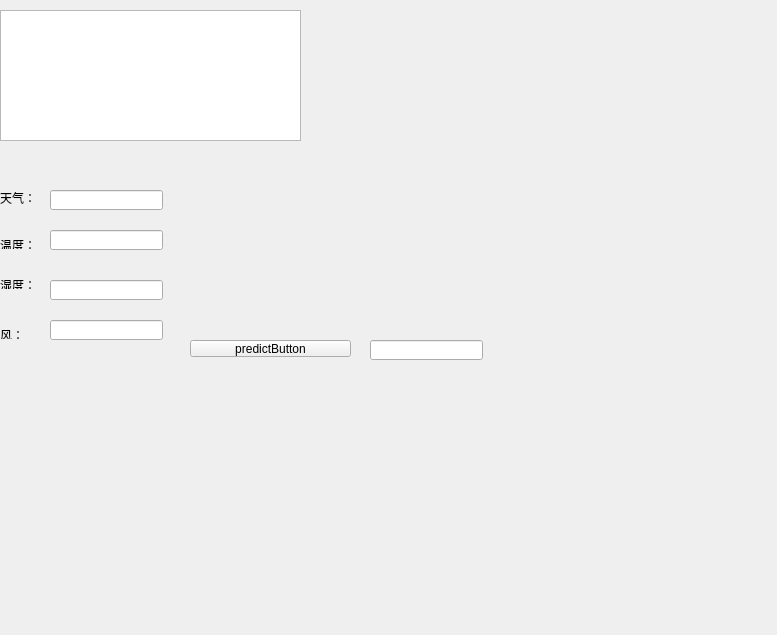
<?xml version="1.0" encoding="UTF-8"?>
<ui version="4.0">
 <class>ID3andC4Class</class>
 <widget class="QWidget" name="ID3andC4Class">
  <property name="geometry">
   <rect>
    <x>0</x>
    <y>0</y>
    <width>777</width>
    <height>635</height>
   </rect>
  </property>
  <property name="windowTitle">
   <string>ID3andC4</string>
  </property>
  <widget class="QPlainTextEdit" name="plainTextEdit">
   <property name="geometry">
    <rect>
     <x>0</x>
     <y>10</y>
     <width>301</width>
     <height>131</height>
    </rect>
   </property>
  </widget>
  <widget class="QPushButton" name="predictButton">
   <property name="geometry">
    <rect>
     <x>190</x>
     <y>340</y>
     <width>161</width>
     <height>17</height>
    </rect>
   </property>
   <property name="text">
    <string>predictButton</string>
   </property>
  </widget>
  <widget class="QLineEdit" name="weatherLineEdit">
   <property name="geometry">
    <rect>
     <x>50</x>
     <y>190</y>
     <width>113</width>
     <height>20</height>
    </rect>
   </property>
  </widget>
  <widget class="QLineEdit" name="temperatureLineEdit">
   <property name="geometry">
    <rect>
     <x>50</x>
     <y>230</y>
     <width>113</width>
     <height>20</height>
    </rect>
   </property>
   <property name="text">
    <string/>
   </property>
  </widget>
  <widget class="QLineEdit" name="humidityLineEdit">
   <property name="geometry">
    <rect>
     <x>50</x>
     <y>280</y>
     <width>113</width>
     <height>20</height>
    </rect>
   </property>
  </widget>
  <widget class="QLineEdit" name="windLineEdit">
   <property name="geometry">
    <rect>
     <x>50</x>
     <y>320</y>
     <width>113</width>
     <height>20</height>
    </rect>
   </property>
  </widget>
  <widget class="QLabel" name="label">
   <property name="geometry">
    <rect>
     <x>0</x>
     <y>190</y>
     <width>51</width>
     <height>16</height>
    </rect>
   </property>
   <property name="text">
    <string>天气：</string>
   </property>
  </widget>
  <widget class="QLabel" name="label_2">
   <property name="geometry">
    <rect>
     <x>0</x>
     <y>240</y>
     <width>41</width>
     <height>9</height>
    </rect>
   </property>
   <property name="text">
    <string>温度：</string>
   </property>
  </widget>
  <widget class="QLabel" name="label_3">
   <property name="geometry">
    <rect>
     <x>0</x>
     <y>280</y>
     <width>41</width>
     <height>9</height>
    </rect>
   </property>
   <property name="text">
    <string>湿度：</string>
   </property>
  </widget>
  <widget class="QLabel" name="label_4">
   <property name="geometry">
    <rect>
     <x>0</x>
     <y>330</y>
     <width>41</width>
     <height>9</height>
    </rect>
   </property>
   <property name="text">
    <string>风：</string>
   </property>
  </widget>
  <widget class="QLineEdit" name="resultLineEdit">
   <property name="geometry">
    <rect>
     <x>370</x>
     <y>340</y>
     <width>113</width>
     <height>20</height>
    </rect>
   </property>
  </widget>
 </widget>
 <layoutdefault spacing="6" margin="11"/>
 <resources/>
 <connections/>
</ui>
